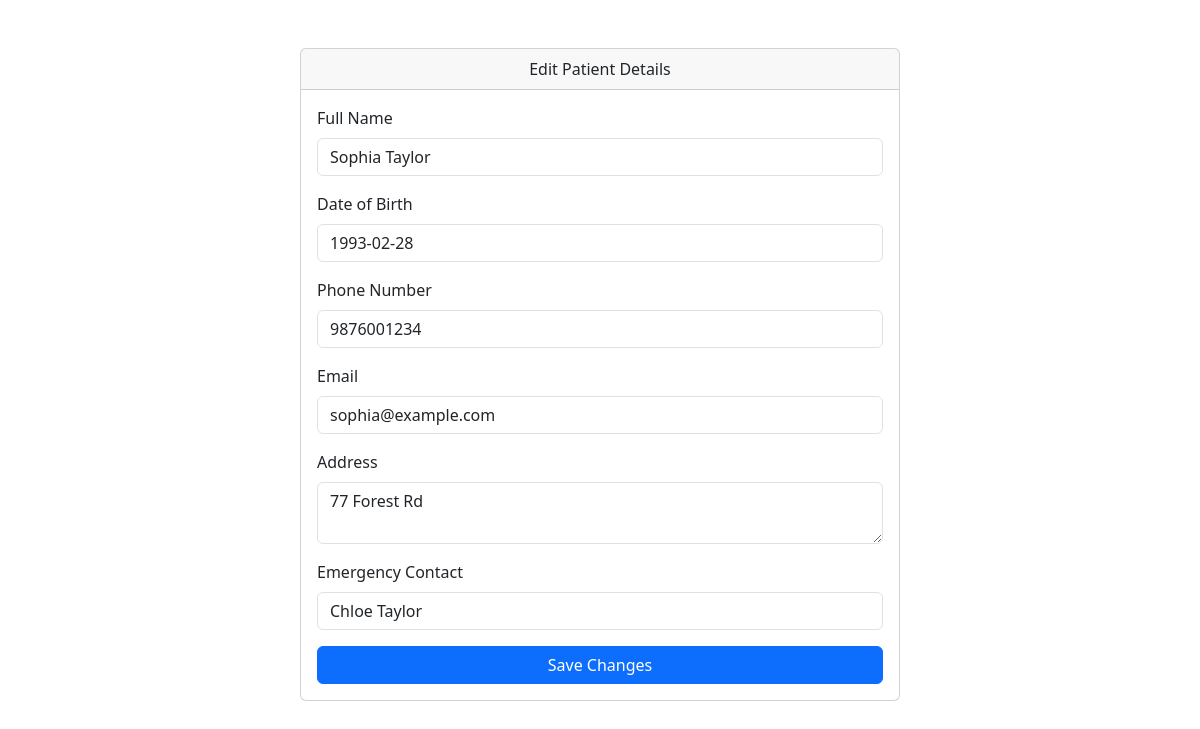
Before: /edit-patient/10 (signed in) with the older database file.
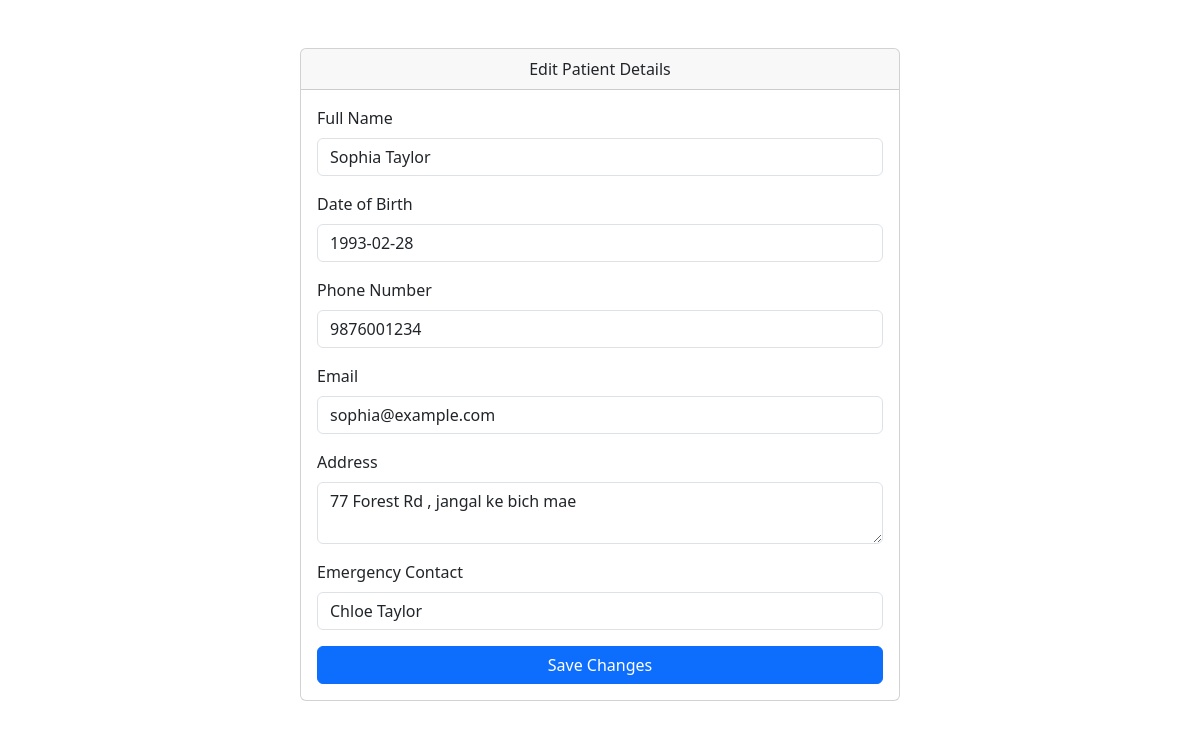
After: the same page with the newer database file.
### models/models.py (models this page shows)
class Patient(db.Model):
    id=db.Column(db.Integer(),primary_key=True)
    userid = db.Column(db.Integer(),nullable=False)
    name=db.Column(db.String(50),nullable = False)
    dob = db.Column(db.String(20),nullable = False)
    phone= db.Column(db.Integer(),nullable = False)
    email=db.Column(db.String(50),nullable = False)
    address=db.Column(db.String(200),nullable = False)
    emergencycontact=db.Column(db.String(50),nullable = False)

### controllers/editPatientDetails.py (the view, shortened to what this page needs)
@theeditpatientdetails.route("/edit-patient/<int:id>", methods=['GET','POST'])
def EditPatientDetails(id):
    if('user' in session):
        patient = Patient.query.filter_by(userid=id).first_or_404()
    return render_template("editPatientDetails.html", patient=patient)

### templates/editPatientDetails.html (shortened to what this page needs)
<!DOCTYPE html>
<html lang="en">
<head>
    <link href="https://cdn.jsdelivr.net/npm/bootstrap@5.3.0-alpha1/dist/css/bootstrap.min.css" rel="stylesheet">
</head>
<body>
<div class="container mt-5">
    <div class="card mx-auto" style="max-width: 600px;">
        <div class="card-header text-center">
            Edit Patient Details
        </div>
        <div class="card-body">
            <form method="POST" action="/edit-patient/{{ session['id'] }}">
                <div class="mb-3">
                    <label for="name" class="form-label">Full Name</label>
                    <input type="text" class="form-control" id="name" name="name" value="{{ patient.name }}" required>
                </div>
                <div class="mb-3">
                    <label for="dob" class="form-label">Date of Birth</label>
                    <input type="text" class="form-control" id="dob" name="dob" value="{{ patient.dob }}" placeholder="YYYY-MM-DD" required>
                </div>
                <div class="mb-3">
                    <label for="phone" class="form-label">Phone Number</label>
                    <input type="tel" class="form-control" id="phone" name="phone" value="{{ patient.phone }}" required>
                </div>
                <div class="mb-3">
                    <label for="email" class="form-label">Email</label>
                    <input type="email" class="form-control" id="email" name="email" value="{{ patient.email }}" required>
                </div>
                <div class="mb-3">
                    <label for="address" class="form-label">Address</label>
                    <textarea class="form-control" id="address" name="address" rows="2" required>{{ patient.address }}</textarea>
                </div>
                <div class="mb-3">
                    <label for="emergencycontact" class="form-label">Emergency Contact</label>
                    <input type="text" class="form-control" id="emergencycontact" name="emergencycontact" value="{{ patient.emergencycontact }}" required>
                </div>
                <button type="submit" class="btn btn-primary w-100">Save Changes</button>
            </form>
        </div>
    </div>
</div>
</body>
</html>

Changed rows visible on the page:
changed Patient "Sophia Taylor": address "77 Forest Rd" → "77 Forest Rd , jangal ke bich mae"
